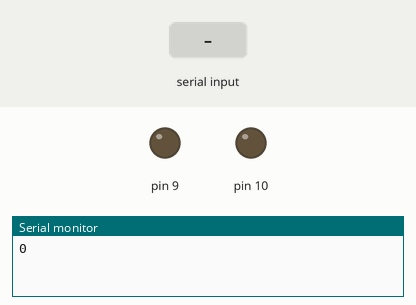
Recording of a sketch running on a simulated Arduino Uno, built with avr-gcc and run on an emulated ATmega328P. On the bench: output pins drawn as LEDs (lit = HIGH), the last lines printed to the serial monitor. The test bench sets the inputs (shaded band).

Above: at 1.2 s.
1.3 s: "1\n" received over Serial
At 2.1 s:
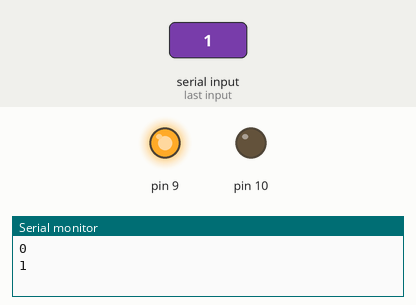
3.8 s: "2\n" received over Serial
At 4.2 s:
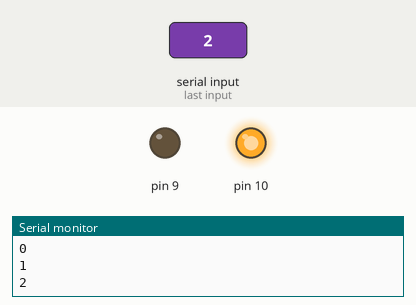
Timing chart, 0 to 6.8 s (numbered marks = the images above; inputs shaded):
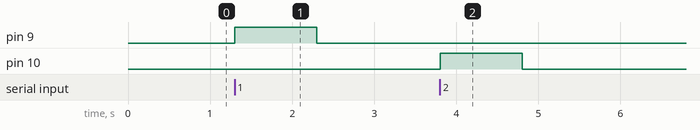

Measured:
- after the input at 1.3 s, pin 9: LOW → HIGH at once, → LOW 1.0 s later
- after the input at 3.8 s, pin 10: LOW → HIGH at once, → LOW 1.0 s later

The sketch:

a6.ino
```cpp
int c;
void setup() {
  // put your setup code here, to run once:
  Serial.begin(9600);
  pinMode(9,OUTPUT);
  pinMode(10,OUTPUT);
}

void loop() {
  // put your main code here, to run repeatedly:
  c=Serial.parseInt();
  Serial.println(c);
  switch(c)
  {
    case 1:digitalWrite(9,HIGH);
         delay(1000);
         digitalWrite(9,LOW);
         delay(500);
         break;
  case 2:digitalWrite(10,HIGH);
         delay(1000);
         digitalWrite(10,LOW);
         delay(500);
         break;
  }
}
```
